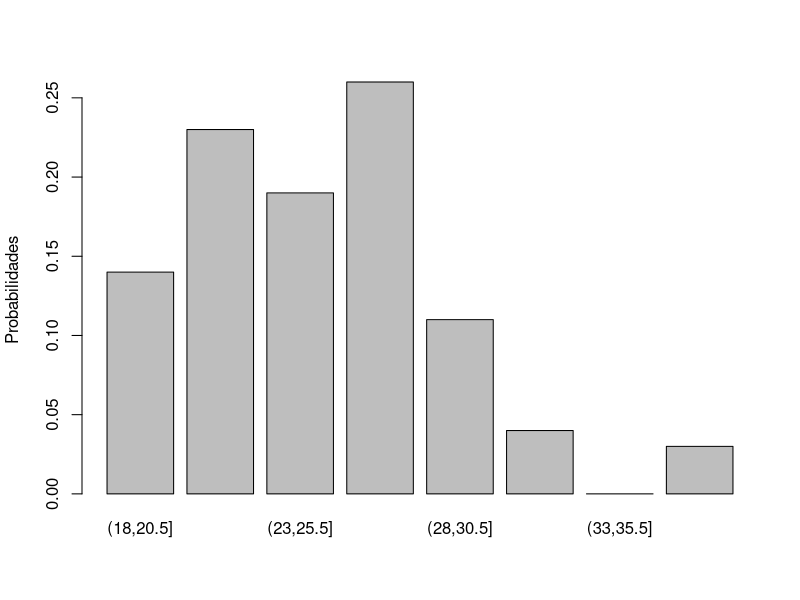
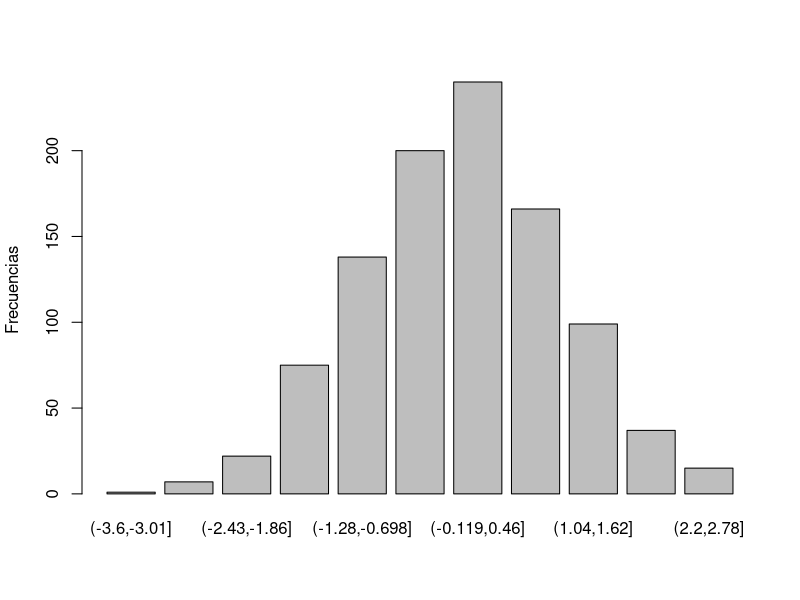
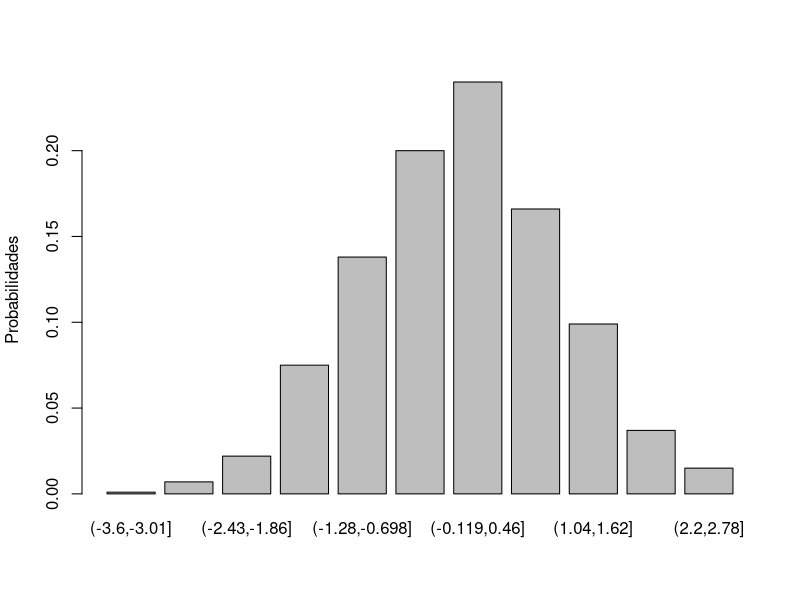
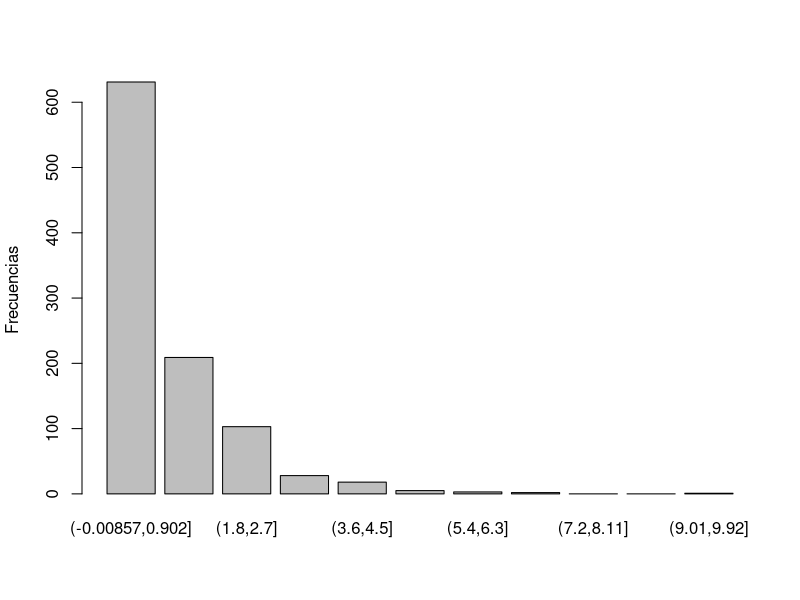
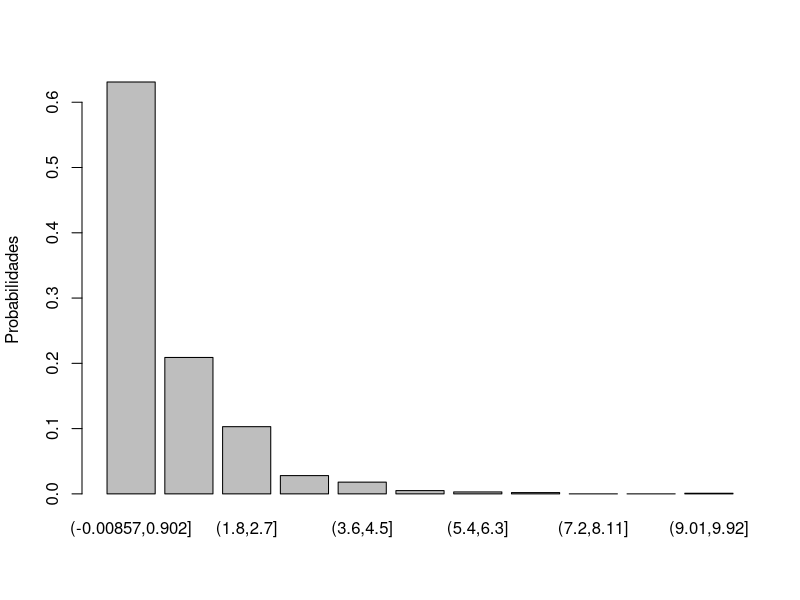
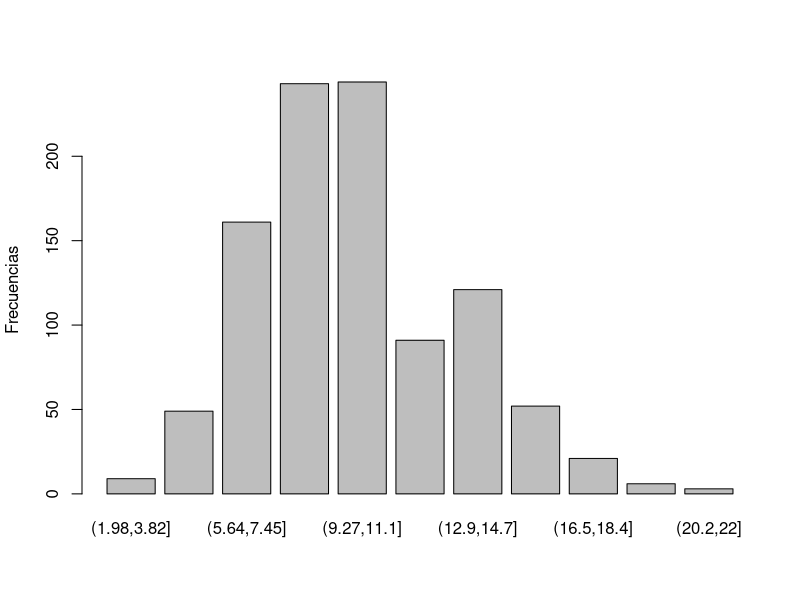

Source code (R) for these figures, in order:
################## EJEMPLO PARA DISTRIBUCIÓN UNIFORME #################################

# datos 
edades <- c(22, 38, 29, 20, 20, 24, 21, 19, 25, 25, 28, 19, 21, 22, 22, 25, 19, 21,
            30, 27, 26, 29, 28, 25, 25, 22, 21, 23, 22, 33, 28, 18, 36, 25, 25, 18,
            27, 28, 29, 29, 20, 27, 20, 20, 32, 28, 27, 26, 23, 22, 25, 25, 24, 24, 
            25, 26, 23, 25, 26, 19, 21, 26, 21, 21, 25, 27, 24, 28, 29, 20, 23, 23,
            27, 30, 26, 28, 26, 26, 29, 28, 30, 23, 32, 31, 30, 22, 25, 19, 25, 20,
            23, 29, 23, 24, 26, 36, 23, 27, 26, 28)

# cálculo de la cantidad de clases con la regla de Sturges
k1 <- nclass.Sturges(edades)

# creación de la tabla con la cantidad de intervalos
tabla1 <- cut(edades, breaks=k1)

# tabla de frecuencias absolutas 
FA1 <- table(tabla1)
FA1

# tabla de frecuencias relativas
FR1 <- table(tabla1)/length(edades)
FR1

barplot(FR1, ylab='Probabilidades')

#################### EJEMPLO PARA UNA DISTRIBUCION NORMAL #############################

# datos
datos1 <- rnorm(1000)

# calculo de clases
k2 <- nclass.Sturges(datos1)

# tabla de frecuencias
tabla2 <- cut(datos1, breaks=k2)

# frecuencias absolutas
FA2 <- table(tabla2)
FA2

barplot(FA2, ylab='Frecuencias')

# frecuencias relativas
FR2 <- table(tabla2)/length(datos1)
FR2

barplot(FR2, ylab='Probabilidades')

#################### EJEMPLO PARA UNA DISTRIBUCION EXPONENCIAL #############################

# simulación de 1000 exponenciales con media uno
datos2 <- rexp(1000, rate = 1)

# cantidad de clases
k3 <- nclass.Sturges(datos2)

# tabla de frecuencias
tabla3 <- cut(datos2, breaks=k3)

# frecuencias absolutas
FA3 <- table(tabla3)
FA3

barplot(FA3, ylab='Frecuencias')

# frecuencias relativas
FR3 <- table(tabla3)/length(datos2)
FR3

barplot(FR3, ylab='Probabilidades')

################### EJEMPLO PARA UNA DISTRIBUCION DE POISSON #########################
#                                                                                    #      
# Esta distribución se usa cuando los datos representan                              #
# el número de ocurriencias por unidad de tiempo.                                    #
# Por ejemplo, el número de llegadas de autos a un                                   #
# establecimiento en una hora.                                                       #
#                                                                                    #
######################################################################################

# datos
# lambda es el promedio de ocurrencias por unidad de tiempo (quizas 10 carros por minuto)
datos3 <- rpois(1000, lambda = 10)

# calculo de la cantidad de intervalos
k4 <- nclass.Sturges(datos3)

# frecuencias
tabla4 <- cut(datos3, breaks=k4)

# frecuencias absolutas
FA4 <- table(tabla4)
FA4

barplot(FA4, ylab='Frecuencias')

# frecuencias relativas
FR4 <- table(tabla4)/length(datos3)
FR4

